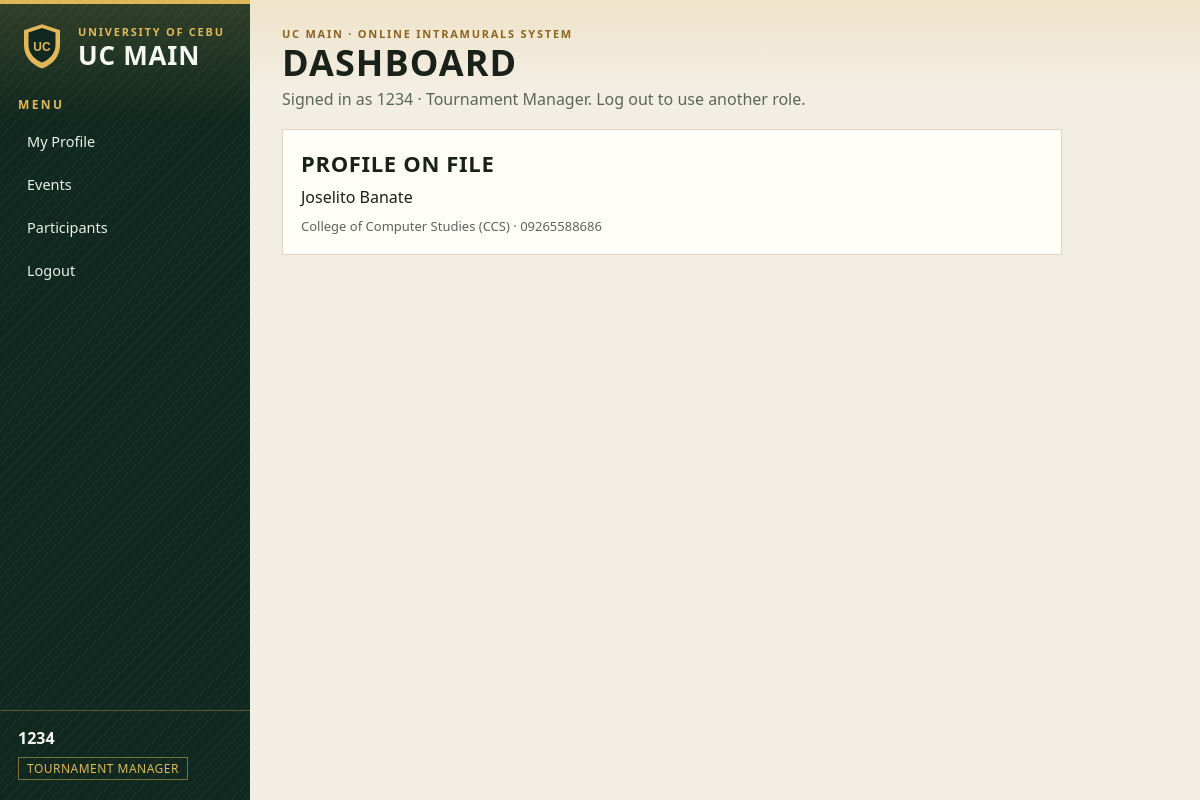
The app's page /dashboard (signed in) with its own data.
### tables this page shows
CREATE TABLE TournamentManager (
    userName TEXT PRIMARY KEY,
    fName TEXT NOT NULL,
    lName TEXT NOT NULL,
    mobile TEXT NOT NULL,
    deptID TEXT NOT NULL,
    FOREIGN KEY (userName) REFERENCES Registration (userName),
    FOREIGN KEY (deptID) REFERENCES Department (deptID)
);

CREATE TABLE Department (
    deptID TEXT PRIMARY KEY,
    deptName TEXT NOT NULL
);

### INSTRAMURALS/main.py (the view, shortened to what this page needs)
@app.route("/dashboard")
@require_login()
def dashboard():
    role = session["role"]
    username = session["userName"]
    profile = None
    if role in STAFF_TABLE:
        profile = db.get_staff(role, username)
    elif role == "athlete":
        profile = db.get_athlete(username)
    counts = db.counts()
    hints = []
    return render_template("dashboard.html", profile=profile, counts=counts, hints=hints)

### INSTRAMURALS/dbhelper.py (called while the page is built)
def _clean(value):
    return (value or "").strip()

    def _connect(self):
        conn = sqlite3.connect(self.dbname, timeout=10)
        conn.row_factory = sqlite3.Row
        conn.execute("PRAGMA foreign_keys = ON")
        return conn

    def query(self, sql, params=()):
        conn = self._connect()
        try:
            return conn.execute(sql, params).fetchall()
        finally:
            conn.close()

    def get_staff(self, role, username):
        table = STAFF_TABLE.get(role)
        if not table:
            return None
        rows = self.query(
            f"""
            SELECT s.userName, s.fName, s.lName, s.mobile, s.deptID, d.deptName
            FROM {table} s
            JOIN Department d ON d.deptID = s.deptID
            WHERE s.userName = ?
            """,
            (_clean(username).upper(),),
        )
        return rows[0] if rows else None

    def count_events_for(self, manager):
        rows = self.query(
            "SELECT COUNT(*) AS total FROM Event WHERE tournamentManager = ?",
            (_clean(manager).upper(),),
        )
        return rows[0]["total"]

    def counts(self):
        names = {
            "users": "Registration",
            "departments": "Department",
            "managers": "TournamentManager",
            "coaches": "Coach",
            "deans": "Dean",
            "events": "Event",
            "athletes": "AthletesProfile",
        }
        result = {}
        for key, table in names.items():
            rows = self.query(f"SELECT COUNT(*) AS total FROM {table}")
            result[key] = rows[0]["total"]
        return result

### INSTRAMURALS/main.py (called while the page is built)
def require_login(roles=None):
    def decorator(view):
        @wraps(view)
        def wrapped(*args, **kwargs):
            if "userName" not in session:
                flash("Log in to open that page.", "error")
                return redirect(url_for("login"))
            if roles and session.get("role") not in roles:
                flash("Your role cannot open that module.", "error")
                return redirect(url_for(landing_endpoint(session.get("role"))))
            return view(*args, **kwargs)
        return wrapped
    return decorator

### INSTRAMURALS/templates/dashboard.html (shortened to what this page needs)
{% extends "base.html" %}
{% block heading %}Dashboard{% endblock %}
{% block lede %}Signed in as {{ session.userName }} · {{ role_labels.get(session.role, session.role) }}. Log out to use another role.{% endblock %}
{% block content %}
{% if session.role == "admin" %}
<div class="stats">
    <article class="stat"><span>Departments</span><strong>{{ counts.departments }}</strong></article>
    <article class="stat"><span>Accounts</span><strong>{{ counts.users }}</strong></article>
    <article class="stat"><span>Managers</span><strong>{{ counts.managers }}</strong></article>
    <article class="stat"><span>Coaches</span><strong>{{ counts.coaches }}</strong></article>
    <article class="stat"><span>Deans</span><strong>{{ counts.deans }}</strong></article>
    <article class="stat"><span>Events</span><strong>{{ counts.events }}</strong></article>
    <article class="stat"><span>Athletes</span><strong>{{ counts.athletes }}</strong></article>
</div>
<section class="panel">
    <h3>Admin path</h3>
    <ol class="steps">
        <li>Open Departments and create each college, for example CCS.</li>
        <li>Use Register for a tournament manager, coach, or dean. Students can register themselves on the home page.</li>
        <li>Those accounts log in and land on their own profile.</li>
        <li>Create an event here or let the tournament manager create one. The event stays linked to that manager.</li>
        <li>Open Participants and add the student to the event, with their department, coach, and dean.</li>
    </ol>
    <div class="link-row" style="margin-top: 14px;">
        <a class="button" href="{{ url_for('departments') }}">Create department</a>
        <a class="button gold" href="{{ url_for('register') }}">Register a user</a>
        <a class="button secondary" href="{{ url_for('events') }}">Create event</a>
    </div>
</section>
{% elif profile %}
<section class="panel narrow">
    <h3>Profile on file</h3>
    {% if session.role == "athlete" %}
    <p>{{ profile.firstName }} {{ profile.middleInit }} {{ profile.lastName }}</p>
    <p class="field-help" style="margin-top: 8px;">{{ profile.course }} · {{ profile.year }} · {{ profile.deptName }}</p>
    <p class="field-help">{{ profile.eventName }} ({{ profile.category }})</p>
    {% else %}
    <p>{{ profile.fName }} {{ profile.lName }}</p>
    <p class="field-help" style="margin-top: 8px;">{{ profile.deptName }} ({{ profile.deptID }}) · {{ profile.mobile }}</p>
    {% endif %}
</section>
{% else %}
<section class="panel narrow">
    <h3>Profile not saved yet</h3>
    <p>Registration only stores the ID, password, and role. Open My Profile to add the rest of the record.</p>
</section>
{% endif %}
{% endblock %}

### INSTRAMURALS/static/style.css (style rules this page uses)
:root { --green-950: #071612; --green-900: #10281f; --green-800: #1b4a36; --green-700: #246b4a; --gold: #e0b85a; --gold-deep: #8d6420; --paper: #f3eee4; --ink: #1a2118; --muted: #5c6658; --line: #e2d7c2; --danger: #8d2f2f; --danger-bg: #f8e8e4; --ok: #1d6b45; --ok-bg: #e5f3ea; --info: #1e4d6b; --info-bg: #e7f1f6; }
* { box-sizing: border-box; }
body { margin: 0; color: var(--ink); background: var(--paper); font-family: "Segoe UI", Tahoma, sans-serif; font-size: 16px; line-height: 1.45; }
h1, h2, h3, .stat strong, .brand strong { font-family: Bahnschrift, "Arial Narrow", "Segoe UI", sans-serif; font-weight: 600; letter-spacing: 0.03em; }
.panel, .card, .stat, .credential { background: #fffdf8; border: 1px solid var(--line); }
.panel { padding: 18px; margin-bottom: 16px; }
.narrow { max-width: 780px; }
.card h3, .panel h3 { margin: 0 0 6px; font-size: 22px; text-transform: uppercase; }
.card p, .panel p { margin: 0; }
.field-help, .muted { color: var(--muted); font-size: 13px; }

### records on screen
TournamentManager: fName "Joselito", lName "Banate", deptID "CCS", mobile "09265588686"
Department: deptName "College of Computer Studies"

### other values on screen
{{ item.label }} "My Profile" "Events" "Participants" "Logout"
{{ session.get('userName') }} "1234"
{{ role_labels.get(session.get('role'), session.get('role')) }} "TOURNAMENT MANAGER"
{{ session.userName }} "1234"
{{ role_labels.get(session.role, session.role) }} "Tournament Manager"
